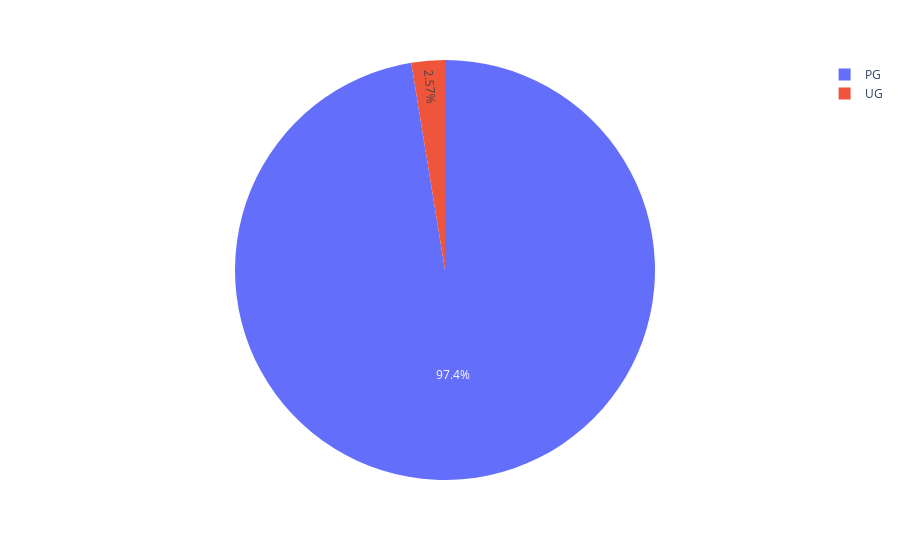

The notebook cell this image was saved under:
### Code cell
px.pie(names = 'Education',data_frame = df_dropped_columns)

### Figure 1 — Plotly figure (JSON) as saved in the notebook; plotly's stock layout.template omitted (floating-point values rounded to 4 significant figures; data arrays with more than 128 entries replaced by an {"elided": "..."} marker saying what was removed)
{"data": [{"domain": {"x": [0, 1], "y": [0, 1]}, "hovertemplate": "Education=%{label}<extra></extra>", "labels": {"elided": "2100 str values"}, "legendgroup": "", "name": "", "showlegend": true, "type": "pie"}], "layout": {"legend": {"tracegroupgap": 0}, "margin": {"t": 60}}}
